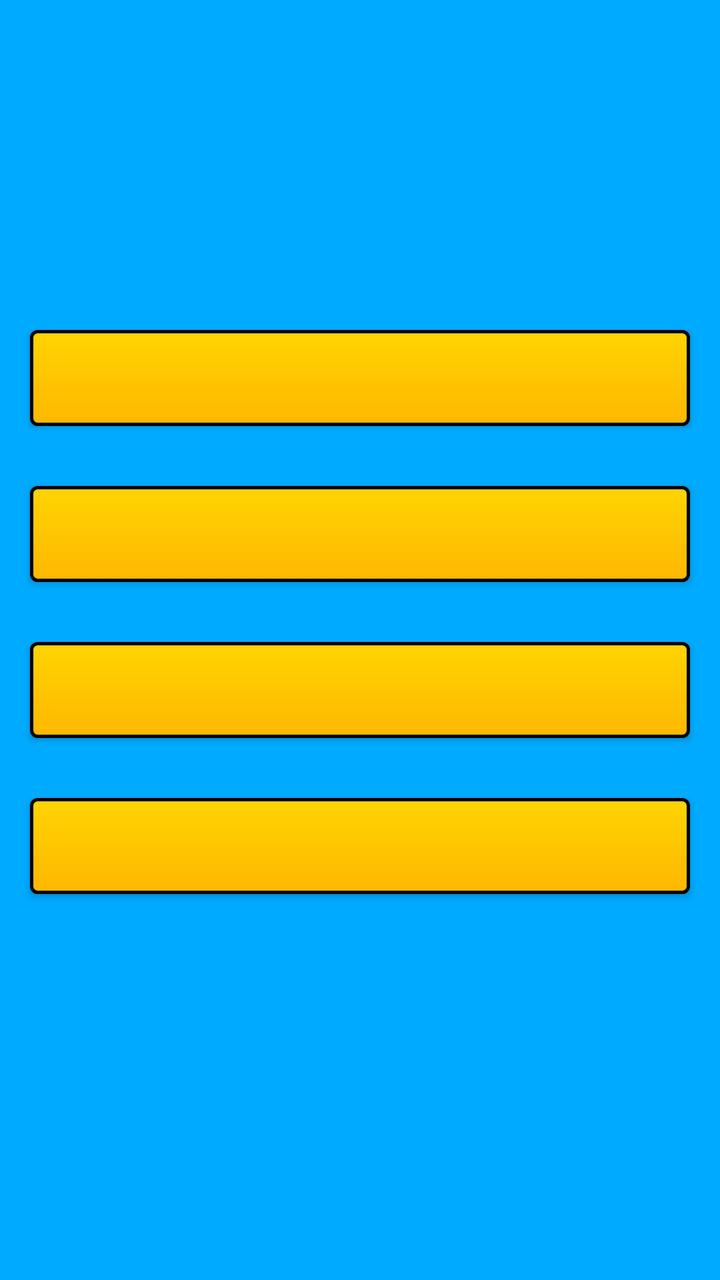
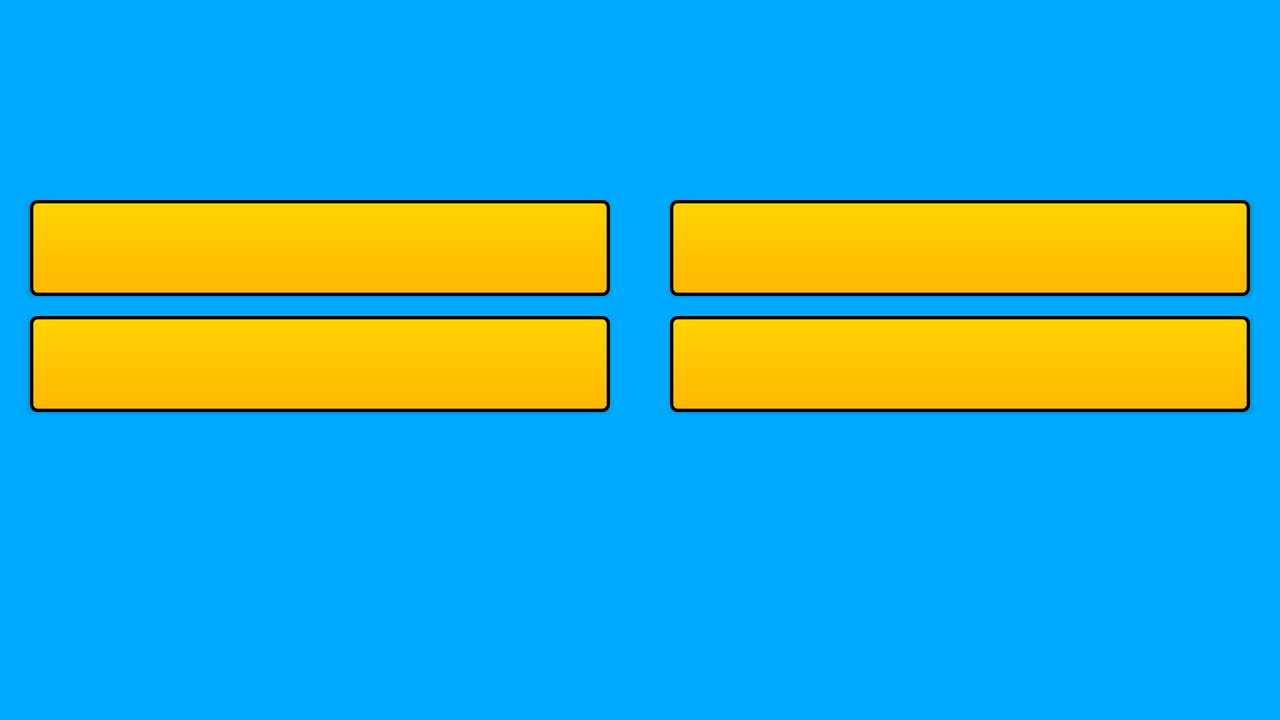

One screen, two layout resources from the same app: the default and the repository's alternative for another configuration. Each is rendered where Android would select it; the XML of both is given below.
<!-- AndroidManifest.xml: application theme AppTheme -->
<!-- res/layout/activity_game.xml -->
<?xml version="1.0" encoding="utf-8"?>
<LinearLayout xmlns:android="http://schemas.android.com/apk/res/android"
    xmlns:app="http://schemas.android.com/apk/res-auto"
    xmlns:tools="http://schemas.android.com/tools"
    android:layout_width="match_parent"
    android:layout_height="match_parent"
    android:orientation="vertical"
    android:background="#00abff"
    tools:context=".GameActivity">

    <TextView
        android:id="@+id/question"
        android:layout_width="match_parent"
        android:layout_height="150dp"
        android:paddingTop="10dp"
        android:paddingBottom="10dp"
        android:paddingStart="15dp"
        android:paddingEnd="15dp"
        android:textSize="25sp"
        android:textColor="#ffffff"
        android:gravity="center"
        android:text="@string/question" />

    <Button
        android:id="@+id/optionA"
        android:layout_width="match_parent"
        android:layout_height="wrap_content"
        android:textSize="15sp"
        android:layout_marginTop="15dp"
        android:layout_marginBottom="15dp"
        android:layout_marginStart="15dp"
        android:layout_marginEnd="15dp"
        android:paddingStart="5dp"
        android:paddingEnd="5dp"
        android:layout_gravity="center"
        android:background="@drawable/button_layout"
        android:gravity="center"
        android:onClick="AnswerClicked"/>

    <Button
        android:id="@+id/optionB"
        android:layout_width="match_parent"
        android:layout_height="wrap_content"
        android:textSize="15sp"
        android:layout_marginTop="15dp"
        android:layout_marginBottom="15dp"
        android:layout_marginStart="15dp"
        android:layout_marginEnd="15dp"
        android:layout_gravity="start"
        android:background="@drawable/button_layout"
        android:gravity="center"
        android:onClick="AnswerClicked"/>

    <Button
        android:id="@+id/optionC"
        android:layout_width="match_parent"
        android:layout_height="wrap_content"
        android:textSize="15sp"
        android:layout_marginTop="15dp"
        android:layout_marginBottom="15dp"
        android:layout_marginStart="15dp"
        android:layout_marginEnd="15dp"
        android:layout_gravity="center_horizontal"
        android:background="@drawable/button_layout"
        android:gravity="center"
        android:onClick="AnswerClicked"/>

    <Button
        android:id="@+id/optionD"
        android:layout_width="match_parent"
        android:layout_height="wrap_content"
        android:textSize="15sp"
        android:layout_marginTop="15dp"
        android:layout_marginBottom="15dp"
        android:layout_marginStart="15dp"
        android:layout_marginEnd="15dp"
        android:layout_gravity="start"
        android:background="@drawable/button_layout"
        android:gravity="center"
        android:onClick="AnswerClicked"/>

    <TextView
        android:id="@+id/questionCount"
        android:textSize="12sp"
        android:layout_width="wrap_content"
        android:layout_height="wrap_content"
        android:layout_gravity="center_horizontal" />
</LinearLayout>
<!-- resources referenced by this layout -->
<resources>
  <!-- drawable button_layout (drawable) -->
  <?xml version="1.0" encoding="utf-8"?>
  <selector xmlns:android="http://schemas.android.com/apk/res/android">
      <item android:state_pressed="true" >
      <shape>
          <solid
              android:color="#7bb020" />
          <stroke
              android:width="1dp"
              android:color="#222222" />
          <corners
              android:radius="7dp" />
          <padding
              android:left="10dp"
              android:top="10dp"
              android:right="10dp"
              android:bottom="10dp" />
      </shape>
      </item>
      <item>
      <shape xmlns:android="http://schemas.android.com/apk/res/android"
          android:shape="rectangle">
          <gradient android:startColor="#ffd402"
              android:endColor="#ffb701"
              android:angle="270" />
          <corners android:radius="3dp" />
          <stroke android:width="5px" android:color="#000000" />
      </shape>
      </item>
  </selector>
  <string name="question" />
  <style name="AppTheme" parent="Theme.AppCompat.Light.DarkActionBar">
          
          
          <item name="colorPrimary">@color/colorPrimary</item>
          <item name="colorPrimaryDark">@color/colorPrimaryDark</item>
          <item name="colorAccent">#ffd402</item>
      </style>
</resources>
<!-- res/layout-land/activity_game.xml (the repository's variant of the layout above) -->
<!-- drawn on the phone turned sideways -->
<?xml version="1.0" encoding="utf-8"?>
<LinearLayout xmlns:android="http://schemas.android.com/apk/res/android"
    xmlns:app="http://schemas.android.com/apk/res-auto"
    xmlns:tools="http://schemas.android.com/tools"
    android:layout_width="match_parent"
    android:layout_height="match_parent"
    android:orientation="vertical"
    android:background="#00abff"
    tools:context=".GameActivity">

    <TextView
        android:id="@+id/question"
        android:layout_width="match_parent"
        android:layout_height="100dp"
        android:paddingTop="10dp"
        android:paddingBottom="10dp"
        android:paddingStart="15dp"
        android:paddingEnd="15dp"
        android:textSize="20sp"
        android:textColor="#ffffff"
        android:gravity="center"
        android:text="@string/question" />

    <LinearLayout
        android:layout_width="match_parent"
        android:layout_height="wrap_content">

        <Button
            android:id="@+id/optionA"
            android:layout_width="match_parent"
            android:layout_height="wrap_content"
            android:layout_marginTop="5dp"
            android:layout_marginBottom="5dp"
            android:textSize="15sp"
            android:layout_marginStart="15dp"
            android:layout_marginEnd="15dp"
            android:paddingStart="5dp"
            android:paddingEnd="5dp"
            android:layout_gravity="center_horizontal"
            android:background="@drawable/button_layout"
            android:gravity="center"
            android:onClick="AnswerClicked"
            android:layout_weight="1"/>

        <Button
            android:id="@+id/optionB"
            android:layout_width="match_parent"
            android:layout_height="wrap_content"
            android:layout_marginTop="5dp"
            android:layout_marginBottom="5dp"
            android:textSize="15sp"
            android:layout_marginStart="15dp"
            android:layout_marginEnd="15dp"
            android:layout_gravity="center_horizontal"
            android:background="@drawable/button_layout"
            android:gravity="center"
            android:onClick="AnswerClicked"
            android:layout_weight="1"/>

    </LinearLayout>


    <LinearLayout
        android:layout_width="match_parent"
        android:layout_height="wrap_content">

        <Button
            android:id="@+id/optionC"
            android:layout_width="match_parent"
            android:layout_height="wrap_content"
            android:layout_marginTop="5dp"
            android:layout_marginBottom="5dp"
            android:textSize="15sp"
            android:layout_marginStart="15dp"
            android:layout_marginEnd="15dp"
            android:layout_gravity="center_horizontal"
            android:background="@drawable/button_layout"
            android:gravity="center"
            android:onClick="AnswerClicked"
            android:layout_weight="1"/>

        <Button
            android:id="@+id/optionD"
            android:layout_width="match_parent"
            android:layout_height="wrap_content"
            android:layout_marginTop="5dp"
            android:layout_marginBottom="5dp"
            android:textSize="15sp"
            android:layout_marginStart="15dp"
            android:layout_marginEnd="15dp"
            android:layout_gravity="center_horizontal"
            android:background="@drawable/button_layout"
            android:gravity="center"
            android:onClick="AnswerClicked"
            android:layout_weight="1"/>

    </LinearLayout>

    <TextView
        android:id="@+id/questionCount"
        android:textSize="12sp"
        android:layout_width="wrap_content"
        android:layout_height="wrap_content"
        android:layout_gravity="center_horizontal" />
</LinearLayout>
